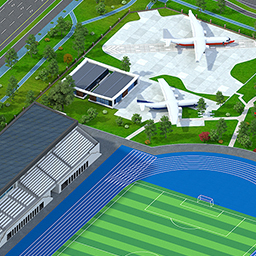
#> input picture assets/map/tiles-tianmuhu/44_13.jpg, 256 x 256 px, found by its file name; its folder holds 4 pictures in this run
$ python stitch-tianmuhu-tiles.py
#> lines starting #> are read from the running program, lines starting #| are printed output that depends on the picture
"""将天目湖校区地图瓦片拼接为完整图片，并输出局部坐标。"""
import json
from pathlib import Path
from PIL import Image

TILE_DIR = Path("assets/map/tiles-tianmuhu")
OUTPUT_PATH = Path("frontend/public/tianmuhu-map.jpg")
BUILDINGS_IN = Path("data/extracted-map/tianmuhu-buildings.json")
BUILDINGS_OUT = Path("data/extracted-map/tianmuhu-buildings-local.json")

COLS = [44, 45, 46, 47, 48, 49]
ROWS = [13, 14, 15, 16, 17, 18]
TILE_SIZE = 256

# 左上角瓦片 (44,13) 在全局坐标系中的 DOM 位置
ORIGIN_X = 8877
ORIGIN_Y = 1757

# --- 1. 拼接瓦片 ---
grid_w = len(COLS)
grid_h = len(ROWS)
stitched = Image.new("RGB", (grid_w * TILE_SIZE, grid_h * TILE_SIZE))
#> stitched: PIL image 1536x1536 RGB; every value is 0

for ci, col in enumerate(COLS):
    for ri, row in enumerate(ROWS):
        tile_path = TILE_DIR / f"{col}_{row}.jpg"
        if tile_path.exists():
            tile = Image.open(tile_path)
#> tile is the input picture: PIL image 256x256 RGB; mean R, G, B 100.7, 143.4, 123.4
            stitched.paste(tile, (ci * TILE_SIZE, ri * TILE_SIZE))
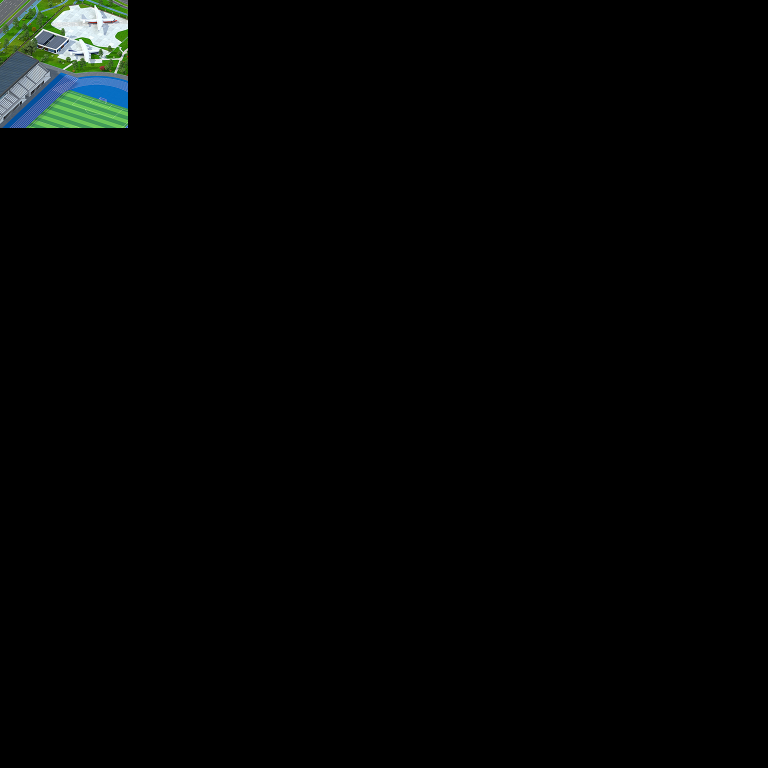
#> stitched: PIL image 1536x1536 RGB (shown at 1/2 size); mean R, G, B 2.8, 4, 3.4
            print(f"  OK tile {col}_{row} -> ({ci * TILE_SIZE},{ri * TILE_SIZE})")
        else:
            print(f"  MISS tile {col}_{row}")

stitched.save(OUTPUT_PATH, quality=92)
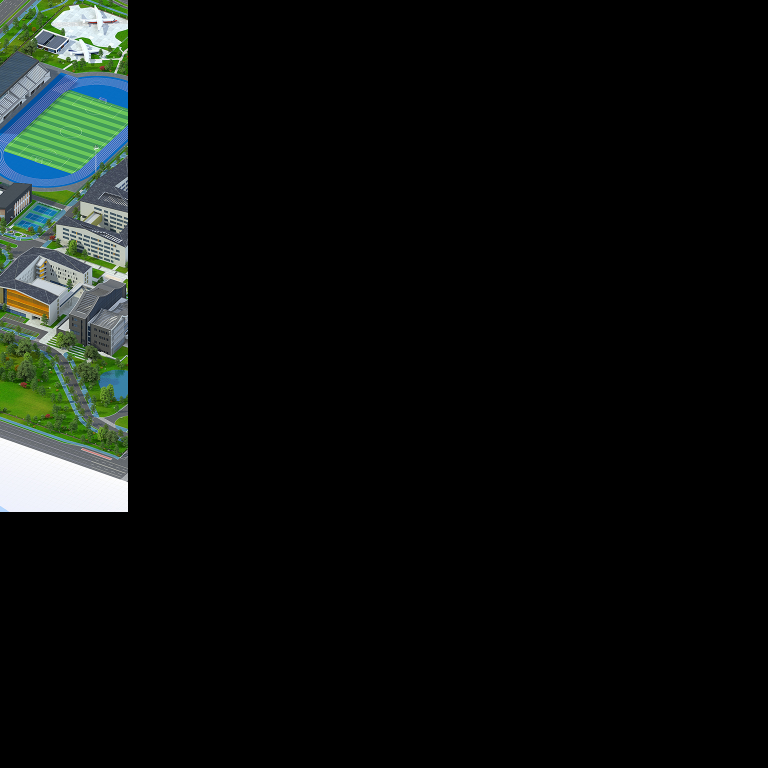
#> saved as tianmuhu-map.jpg: PIL image 1536x1536 RGB (shown at 1/2 size); mean R, G, B 12.1, 15.5, 13.3
print(f"\nStitched: {OUTPUT_PATH} ({grid_w * TILE_SIZE}x{grid_h * TILE_SIZE})")

# --- 2. 转换坐标为局部坐标 ---
#> (the run stopped early here; a loop or call above may not have finished)
